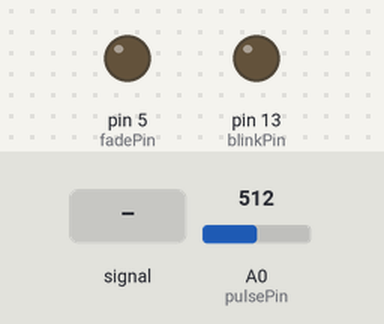
Simulated run of this sketch. Board: Arduino Uno, built with avr-gcc and run on an emulated ATmega328P. Shown: output pins drawn as LEDs (lit = HIGH). The test bench sets the inputs (shaded band); at power-on: A0 (pulsePin) = 512. What the sketch prints to the serial monitor is not drawn.

Above: at 1.2 s.
1.3 s: A0 (pulsePin) fed a 200 Hz sine of ±81 counts around its level
3.5 s: A0 (pulsePin) set to 716
At 4.3 s:
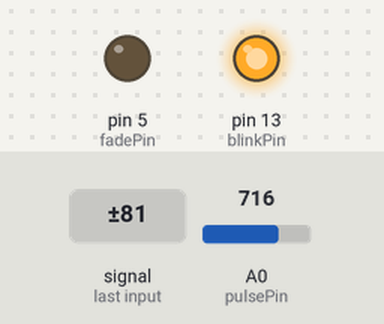
5.7 s: A0 (pulsePin) fed a 2 Hz sine of ±306 counts around its level
At 6.8 s:
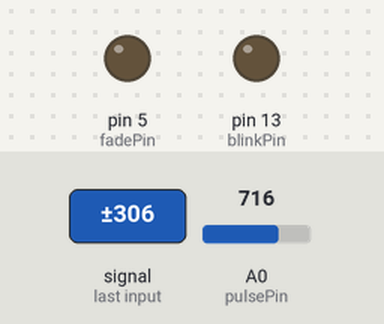
8.7 s: A0 (pulsePin) fed a 1000 Hz sine of ±255 counts around its level
At 9.5 s:
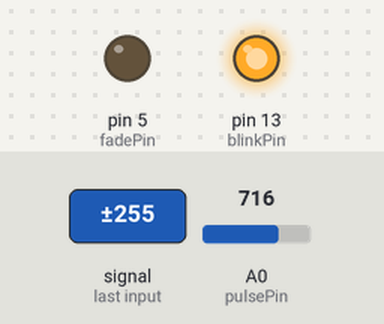
10.2 s: A0 (pulsePin) set to 525
At 10.5 s:
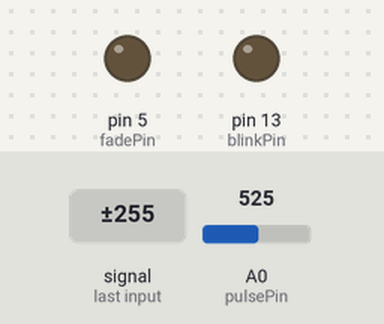
13.2 s: A0 (pulsePin) set to 494
At 14.1 s:
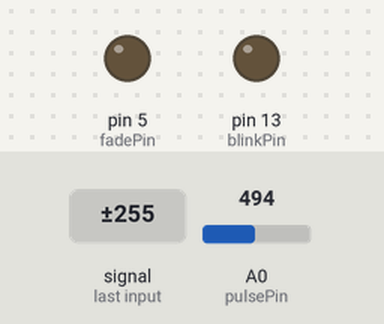
Timing chart, 0 to 16.2 s (numbered marks = the images above; inputs shaded):
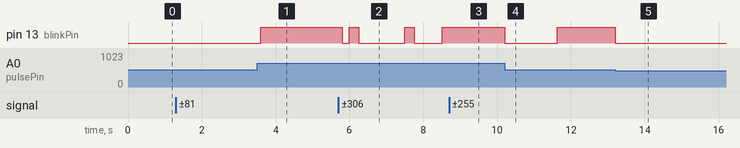

Measured:
- after the input at 3.5 s, pin 13 (blinkPin): LOW → HIGH after 0.10 s
- after the input at 5.7 s, pin 13 (blinkPin): goes LOW 0.19 s, HIGH 0.26 s, LOW 1.2 s, HIGH 0.25 s, LOW 0.76 s, then HIGH, starting after 0.11 s
- after the input at 8.7 s, pin 13 (blinkPin): stops changing and stays HIGH
- after the input at 10.2 s, pin 13 (blinkPin): HIGH → LOW at once, → HIGH 1.4 s later
- after the input at 13.2 s, pin 13 (blinkPin): HIGH → LOW at once

The sketch:

Pulse_Sensor_Proyecto.ino
```cpp
/*
>> Pulse Sensor Amped 1.1 <<
This code is for Pulse Sensor Amped by Joel Murphy and Yury Gitman
    www.pulsesensor.com
    >>> Pulse Sensor purple wire goes to Analog Pin 0 <<<
Pulse Sensor sample aquisition and processing happens in the background via Timer 2 interrupt. 2mS sample rate.
PWM on pins 3 and 11 will not work when using this code, because we are using Timer 2!
The following variables are automatically updated:
Signal :    int that holds the analog signal data straight from the sensor. updated every 2mS.
IBI  :      int that holds the time interval between beats. 2mS resolution.
BPM  :      int that holds the heart rate value, derived every beat, from averaging previous 10 IBI values.
QS  :       boolean that is made true whenever Pulse is found and BPM is updated. User must reset.
Pulse :     boolean that is true when a heartbeat is sensed then false in time with pin13 LED going out.

This code is designed with output serial data to Processing sketch "PulseSensorAmped_Processing-xx"
The Processing sketch is a simple data visualizer.
All the work to find the heartbeat and determine the heartrate happens in the code below.
Pin 13 LED will blink with heartbeat.
If you want to use pin 13 for something else, adjust the interrupt handler
It will also fade an LED on pin fadePin with every beat. Put an LED and series resistor from fadePin to GND.
Check here for detailed code walkthrough:
http://pulsesensor.myshopify.com/pages/pulse-sensor-amped-arduino-v1dot1

Code Version 02 by Joel Murphy & Yury Gitman  Fall 2012
This update changes the HRV variable name to IBI, which stands for Inter-Beat Interval, for clarity.
Switched the interrupt to Timer2.  500Hz sample rate, 2mS resolution IBI value.
Fade LED pin moved to pin 5 (use of Timer2 disables PWM on pins 3 & 11).
Tidied up inefficiencies since the last version.
*/


//  VARIABLES
int pulsePin = 0;                 // Pulse Sensor purple wire connected to analog pin 0
int blinkPin = 13;                // pin to blink led at each beat
int fadePin = 5;                  // pin to do fancy classy fading blink at each beat
int fadeRate = 0;                 // used to fade LED on with PWM on fadePin


// these variables are volatile because they are used during the interrupt service routine!
volatile int BPM;                   // used to hold the pulse rate
volatile int Signal;                // holds the incoming raw data
volatile int IBI = 600;             // holds the time between beats, the Inter-Beat Interval
volatile boolean Pulse = false;     // true when pulse wave is high, false when it's low
volatile boolean QS = false;        // becomes true when Arduoino finds a beat.
volatile int D=0;

void setup(){
  pinMode(blinkPin,OUTPUT);         // pin that will blink to your heartbeat!
  pinMode(fadePin,OUTPUT);          // pin that will fade to your heartbeat!
  Serial.begin(9600);             // we agree to talk fast!
  interruptSetup();
  // sets up to read Pulse Sensor signal every 2mS
   // UN-COMMENT THE NEXT LINE IF YOU ARE POWERING The Pulse Sensor AT LOW VOLTAGE,
   // AND APPLY THAT VOLTAGE TO THE A-REF PIN
   //analogReference(EXTERNAL);
}


void loop(){

  Serial.write(BPM);
  /*
  Serial.print(' ');
  Serial.print(IBI);
  Serial.print(' ');
  Serial.print(D);
  Serial.println('/');
  */
  //sendDataToProcessing('S', Signal);     // send Processing the raw Pulse Sensor data
  //if (QS == true){                       // Quantified Self flag is true when arduino finds a heartbeat
        //fadeRate = 255;                  // Set 'fadeRate' Variable to 255 to fade LED with pulse
        //sendDataToProcessing('B',BPM);   // send heart rate with a 'B' prefix
        //sendDataToProcessing('Q',IBI);   // send time between beats with a 'Q' prefix
        //QS = false;                      // reset the Quantified Self flag for next time
     //}

  //ledFadeToBeat();
  //D = random(500, 3000);
  delay(10);                             //  take a break
}


void ledFadeToBeat(){
    fadeRate -= 15;                         //  set LED fade value
    fadeRate = constrain(fadeRate,0,255);   //  keep LED fade value from going into negative numbers!
    analogWrite(fadePin,fadeRate);          //  fade LED
  }


//void sendDataToProcessing(char symbol, int data ){
    //Serial.print(symbol);                // symbol prefix tells Processing what type of data is coming
    //Serial.println(data);    // the data to send culminating in a carriage return
  //}
```

Interrupt.ino
```cpp
volatile int rate[10];                    // used to hold last ten IBI values
volatile unsigned long sampleCounter = 0;          // used to determine pulse timing
volatile unsigned long lastBeatTime = 0;           // used to find the inter beat interval
volatile int P =512;                      // used to find peak in pulse wave
volatile int T = 512;                     // used to find trough in pulse wave
volatile int thresh = 512;                // used to find instant moment of heart beat
volatile int amp = 100;                   // used to hold amplitude of pulse waveform
volatile boolean firstBeat = true;        // used to seed rate array so we startup with reasonable BPM
volatile boolean secondBeat = true;       // used to seed rate array so we startup with reasonable BPM


void interruptSetup(){
  // Initializes Timer2 to throw an interrupt every 2mS.
  TCCR2A = 0x02;     // DISABLE PWM ON DIGITAL PINS 3 AND 11, AND GO INTO CTC MODE
  TCCR2B = 0x06;     // DON'T FORCE COMPARE, 256 PRESCALER
  OCR2A = 0X7C;      // SET THE TOP OF THE COUNT TO 124 FOR 500Hz SAMPLE RATE
  TIMSK2 = 0x02;     // ENABLE INTERRUPT ON MATCH BETWEEN TIMER2 AND OCR2A
  sei();             // MAKE SURE GLOBAL INTERRUPTS ARE ENABLED
}


// THIS IS THE TIMER 2 INTERRUPT SERVICE ROUTINE.
// Timer 2 makes sure that we take a reading every 2 miliseconds
ISR(TIMER2_COMPA_vect){                         // triggered when Timer2 counts to 124
    cli();                                      // disable interrupts while we do this
    Signal = analogRead(pulsePin);              // read the Pulse Sensor
    sampleCounter += 2;                         // keep track of the time in mS with this variable
    int N = sampleCounter - lastBeatTime;       // monitor the time since the last beat to avoid noise

//  find the peak and trough of the pulse wave
    if(Signal < thresh && N > (IBI/5)*3){       // avoid dichrotic noise by waiting 3/5 of last IBI
        if (Signal < T){                        // T is the trough
            T = Signal;                         // keep track of lowest point in pulse wave
         }
       }

    if(Signal > thresh && Signal > P){          // thresh condition helps avoid noise
        P = Signal;                             // P is the peak
       }                                        // keep track of highest point in pulse wave

  //  NOW IT'S TIME TO LOOK FOR THE HEART BEAT
  // signal surges up in value every time there is a pulse
if (N > 250){                                   // avoid high frequency noise
  if ( (Signal > thresh) && (Pulse == false) && (N > (IBI/5)*3) ){
    Pulse = true;                               // set the Pulse flag when we think there is a pulse
    digitalWrite(blinkPin,HIGH);                // turn on pin 13 LED
    IBI = sampleCounter - lastBeatTime;         // measure time between beats in mS
    lastBeatTime = sampleCounter;               // keep track of time for next pulse

         if(firstBeat){                         // if it's the first time we found a beat, if firstBeat == TRUE
             firstBeat = false;                 // clear firstBeat flag
             return;                            // IBI value is unreliable so discard it
            }
         if(secondBeat){                        // if this is the second beat, if secondBeat == TRUE
            secondBeat = false;                 // clear secondBeat flag
               for(int i=0; i<=9; i++){         // seed the running total to get a realisitic BPM at startup
                    rate[i] = IBI;
                    }
            }

    // keep a running total of the last 10 IBI values
    word runningTotal = 0;                   // clear the runningTotal variable

    for(int i=0; i<=8; i++){                // shift data in the rate array
          rate[i] = rate[i+1];              // and drop the oldest IBI value
          runningTotal += rate[i];          // add up the 9 oldest IBI values
        }

    rate[9] = IBI;                          // add the latest IBI to the rate array
    runningTotal += rate[9];                // add the latest IBI to runningTotal
    runningTotal /= 10;                     // average the last 10 IBI values
    BPM = 60000/runningTotal;               // how many beats can fit into a minute? that's BPM!
    QS = true;                              // set Quantified Self flag
    // QS FLAG IS NOT CLEARED INSIDE THIS ISR
    }
}

  if (Signal < thresh && Pulse == true){     // when the values are going down, the beat is over
      digitalWrite(blinkPin,LOW);            // turn off pin 13 LED
      Pulse = false;                         // reset the Pulse flag so we can do it again
      amp = P - T;                           // get amplitude of the pulse wave
      thresh = amp/2 + T;                    // set thresh at 50% of the amplitude
      P = thresh;                            // reset these for next time
      T = thresh;
     }

  if (N > 2500){                             // if 2.5 seconds go by without a beat
      thresh = 512;                          // set thresh default
      P = 512;                               // set P default
      T = 512;                               // set T default
      lastBeatTime = sampleCounter;          // bring the lastBeatTime up to date
      firstBeat = true;                      // set these to avoid noise
      secondBeat = true;                     // when we get the heartbeat back
     }

  sei();                                     // enable interrupts when youre done!
}// end isr
```
